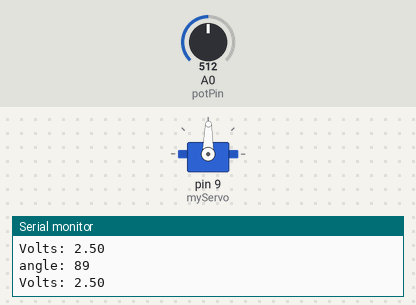
Simulated run of this program. Board: Arduino Uno, built with avr-gcc and run on an emulated ATmega328P. On the bench: servo, the last lines printed to the serial monitor. The test bench sets the inputs (shaded band); at power-on: A0 (potPin) = 512.

Above: at 1.2 s.
1.3 s: A0 (potPin) set to 716
At 1.7 s:
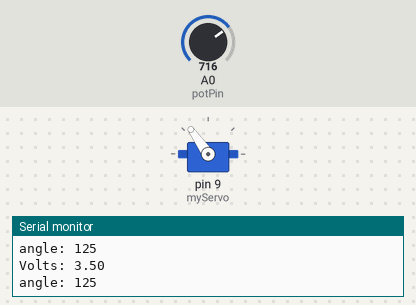
2.8 s: A0 (potPin) set to 900
At 3.5 s:
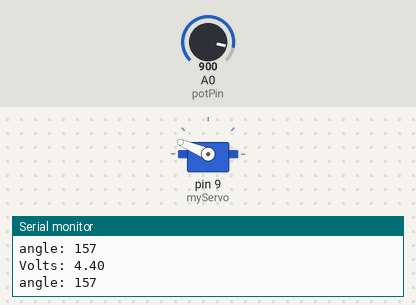
4.3 s: A0 (potPin) set to 1023
At 4.8 s:
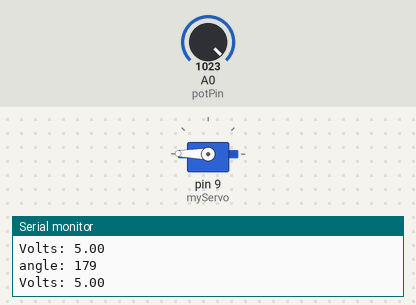
Timing chart, 0 to 7.3 s (numbered marks = the images above; inputs shaded):
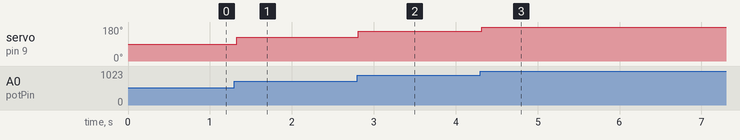

The program:

main.cpp
```cpp
#include <Arduino.h>
#include <Servo.h>

Servo myServo;

int const potPin = A0;
int potVal;
int angle;

void setup() {
  myServo.attach (9);

  Serial.begin (9600);
}

void loop() {
  int const potPin = A0;
  int potVal;
  int angle;

  potVal = analogRead (potPin);

  float volts = ( potVal / 1023.0 ) * 5.0;

  Serial.print ("Volts: ");
  Serial.print (volts);
  Serial.print ("\n");

  // Serial.print ("potVal: ");
  // Serial.print (potVal);
  // Serial.print ("\n");

  angle = map (potVal, 0, 1023, 0, 179);

  if ( volts < 2.5 ) {
    Serial.print ("angle: 90\n");
    myServo.write (90);
  }
  else {
    Serial.print ("angle: ");
    Serial.print (angle);
    Serial.print ("\n");

    myServo.write (angle);
  }

  delay (15);
}
```

Measured:
- after the input at 1.3 s, servo on pin 9 (myServo): 89° → 125° at once
- after the input at 2.8 s, servo on pin 9 (myServo): 125° → 157° at once
- after the input at 4.3 s, servo on pin 9 (myServo): 157° → 179° at once
